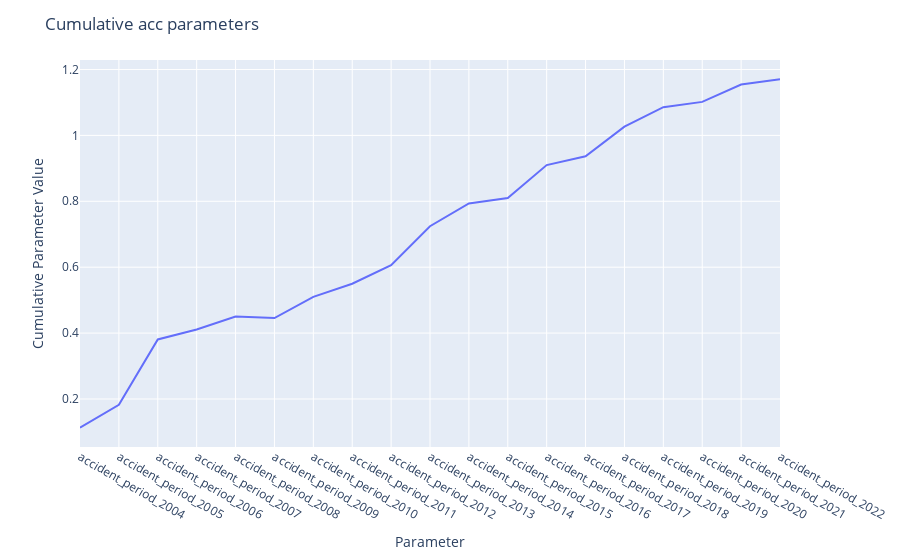

Here is the notebook cell this chart was saved with:
### Code cell
r.tweediecal.PlotParameter('acc')

### Figure 1 — Plotly figure (JSON) as saved in the notebook; plotly's stock layout.template omitted (floating-point values rounded to 4 significant figures)
{"data": [{"customdata": [[0.113], [0.06923], [0.1983], [0.03054], [0.03891], [-0.004483], [0.06447], [0.03981], [0.05631], [0.1183], [0.06897], [0.01625], [0.1002], [0.02658], [0.09028], [0.05901], [0.0159], [0.05255], [0.0159]], "hovertemplate": "parameter=%{x}<br>cumsum=%{y}<br>value=%{customdata[0]}<extra></extra>", "legendgroup": "", "line": {"color": "#636efa", "dash": "solid"}, "marker": {"symbol": "circle"}, "mode": "lines", "name": "", "orientation": "v", "showlegend": false, "type": "scatter", "x": ["accident_period_2004", "accident_period_2005", "accident_period_2006", "accident_period_2007", "accident_period_2008", "accident_period_2009", "accident_period_2010", "accident_period_2011", "accident_period_2012", "accident_period_2013", "accident_period_2014", "accident_period_2015", "accident_period_2016", "accident_period_2017", "accident_period_2018", "accident_period_2019", "accident_period_2020", "accident_period_2021", "accident_period_2022"], "xaxis": "x", "y": [0.113, 0.1822, 0.3806, 0.4111, 0.45, 0.4455, 0.51, 0.5498, 0.6061, 0.7244, 0.7934, 0.8096, 0.9099, 0.9364, 1.027, 1.086, 1.102, 1.154, 1.17], "yaxis": "y"}], "layout": {"legend": {"tracegroupgap": 0}, "margin": {"t": 60}, "title": {"text": "Cumulative acc parameters"}, "xaxis": {"anchor": "y", "domain": [0, 1], "title": {"text": "Parameter"}}, "yaxis": {"anchor": "x", "domain": [0, 1], "title": {"text": "Cumulative Parameter Value"}}}}
